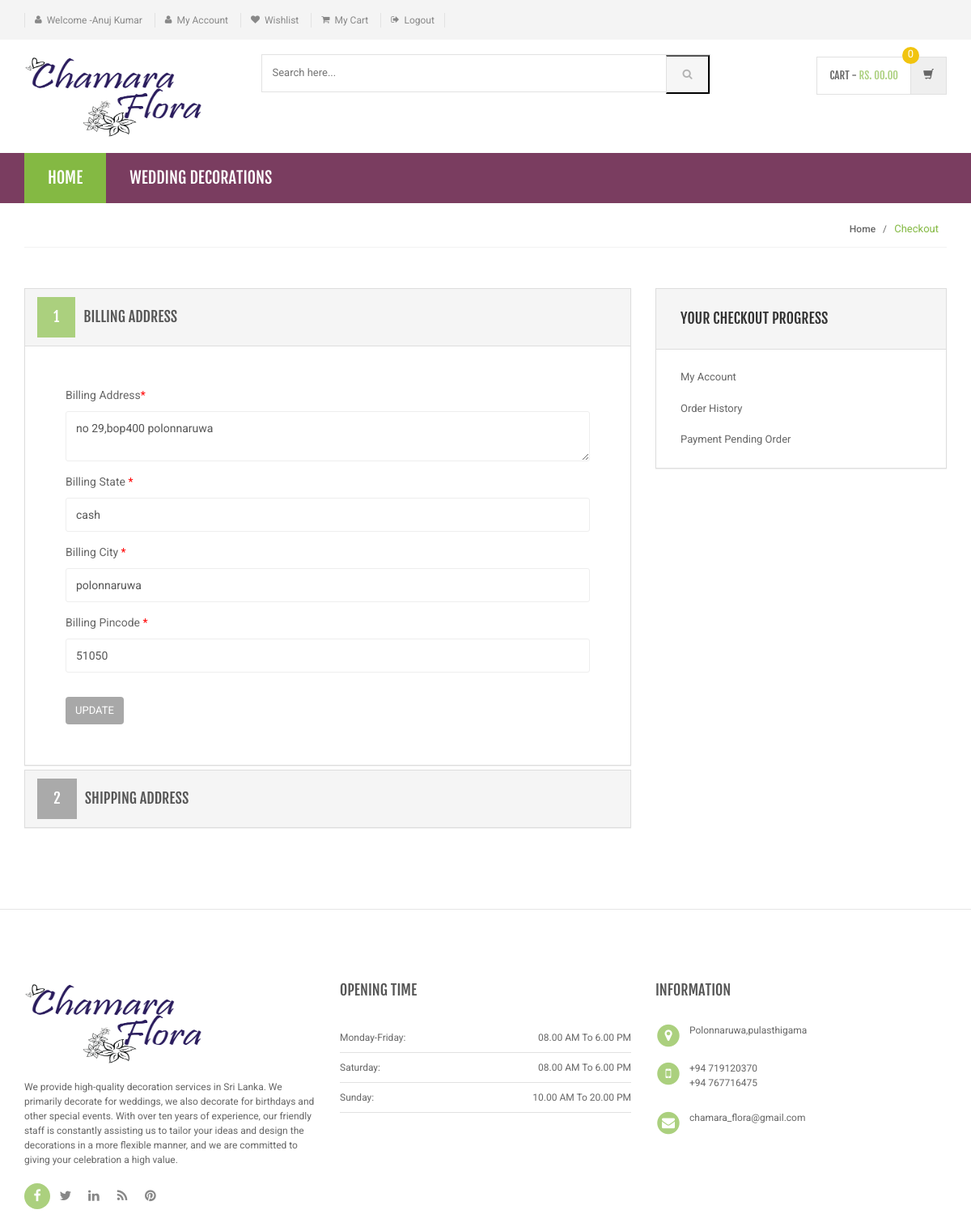
/bill-ship-addresses.php (signed in), run on the app's committed database.
### tables this page shows
CREATE TABLE `category` (
  `id` int(11) NOT NULL,
  `categoryName` varchar(255) DEFAULT NULL,
  `categoryDescription` longtext DEFAULT NULL,
  `creationDate` timestamp NOT NULL DEFAULT current_timestamp(),
  `updationDate` varchar(255) DEFAULT NULL
);

CREATE TABLE `users` (
  `id` int(11) NOT NULL,
  `name` varchar(255) DEFAULT NULL,
  `email` varchar(255) DEFAULT NULL,
  `contactno` bigint(11) DEFAULT NULL,
  `password` varchar(255) DEFAULT NULL,
  `shippingAddress` longtext DEFAULT NULL,
  `shippingState` varchar(255) DEFAULT NULL,
  `shippingCity` varchar(255) DEFAULT NULL,
  `shippingPincode` int(11) DEFAULT NULL,
  `billingAddress` longtext DEFAULT NULL,
  `billingState` varchar(255) DEFAULT NULL,
  `billingCity` varchar(255) DEFAULT NULL,
  `billingPincode` int(11) DEFAULT NULL,
  `regDate` timestamp NOT NULL DEFAULT current_timestamp(),
  `updationDate` varchar(255) DEFAULT NULL
);

### bill-ship-addresses.php (the view, shortened to what this page needs)
<?php
include('includes/config.php');
if(strlen($_SESSION['login'])==0)
    {
header('location:.php');
}
else{
?>
<!DOCTYPE html>
<html lang="en">
	<head>
	    <link rel="stylesheet" href="assets/css/bootstrap.min.css">
	    <link rel="stylesheet" href="assets/css/main.css">
	    <link rel="stylesheet" href="assets/css/green.css">
	    <link rel="stylesheet" href="assets/css/owl.carousel.css">
		<link rel="stylesheet" href="assets/css/owl.transitions.css">
		<link href="assets/css/lightbox.css" rel="stylesheet">
		<link rel="stylesheet" href="assets/css/animate.min.css">
		<link rel="stylesheet" href="assets/css/rateit.css">
		<link rel="stylesheet" href="assets/css/bootstrap-select.min.css">
		<link rel="stylesheet" href="assets/css/config.css">
		<link href="assets/css/green.css" rel="alternate stylesheet" title="Green color">
		<link href="assets/css/blue.css" rel="alternate stylesheet" title="Blue color">
		<link href="assets/css/red.css" rel="alternate stylesheet" title="Red color">
		<link href="assets/css/orange.css" rel="alternate stylesheet" title="Orange color">
		<link href="assets/css/dark-green.css" rel="alternate stylesheet" title="Darkgreen color">
		<link rel="stylesheet" href="assets/css/font-awesome.min.css">
	</head>
    <body class="cnt-home">
<header class="header-style-1">
<?php include('includes/top-header.php');?>
<?php include('includes/main-header.php');?>
<?php include('includes/menu-bar.php');?>
</header>
<div class="breadcrumb">
	<div class="container">
		<div class="breadcrumb-inner">
			<ul class="list-inline list-unstyled">
				<li><a href="#">Home</a></li>
				<li class='active'>Checkout</li>
			</ul>
		</div>
	</div>
</div>
<div class="body-content outer-top-bd">
	<div class="container">
		<div class="checkout-box inner-bottom-sm">
			<div class="row">
				<div class="col-md-8">
					<div class="panel-group checkout-steps" id="accordion">
<div class="panel panel-default checkout-step-01">
		<div class="panel-heading">
    	<h4 class="unicase-checkout-title">
	        <a data-toggle="collapse" class="" data-parent="#accordion" href="#collapseOne">
	          <span>1</span>Billing Address
	        </a>
	     </h4>
    </div>
	<div id="collapseOne" class="panel-collapse collapse in">
	    <div class="panel-body">
			<div class="row">
				<div class="col-md-12 col-sm-12 already-registered-login">
<?php
$query=mysqli_query($con,"select * from users where id='".$_SESSION['id']."'");
while($row=mysqli_fetch_array($query))
{
?>
					<form class="register-form" role="form" method="post">
<div class="form-group">
					    <label class="info-title" for="Billing Address">Billing Address<span>*</span></label>
					    <textarea class="form-control unicase-form-control text-input"  name="billingaddress" required="required"><?php echo $row['billingAddress'];?></textarea>
					  </div>
						<div class="form-group">
					    <label class="info-title" for="Billing State ">Billing State  <span>*</span></label>
			 <input type="text" class="form-control unicase-form-control text-input" id="bilingstate" name="bilingstate" value="<?php echo $row['billingState'];?>" required>
					  </div>
					  <div class="form-group">
					    <label class="info-title" for="Billing City">Billing City <span>*</span></label>
					    <input type="text" class="form-control unicase-form-control text-input" id="billingcity" name="billingcity" required="required" value="<?php echo $row['billingCity'];?>" >
					  </div>
 <div class="form-group">
					    <label class="info-title" for="Billing Pincode">Billing Pincode <span>*</span></label>
					    <input type="text" class="form-control unicase-form-control text-input" id="billingpincode" name="billingpincode" required="required" value="<?php echo $row['billingPincode'];?>" >
					  </div>
					  <button type="submit" name="update" class="btn-upper btn btn-primary checkout-page-button">Update</button>
					</form>
					<?php } ?>
				</div>
			</div>
		</div>
	</div>
</div>
					  	<div class="panel panel-default checkout-step-02">
						    <div class="panel-heading">
						      <h4 class="unicase-checkout-title">
						        <a data-toggle="collapse" class="collapsed" data-parent="#accordion" href="#collapseTwo">
						          <span>2</span>Shipping Address
						        </a>
						      </h4>
						    </div>
					  	</div>
					</div>
				</div>
			<?php include('includes/myaccount-sidebar.php');?>
			</div>
		</div>
</div>
</div>
<?php include('includes/footer.php');?>
</body>
</html>
<?php } ?>

### includes/menu-bar.php (shortened to what this page needs)
<div class="header-nav animate-dropdown">
    <div class="container">
        <div class="yamm navbar navbar-default" role="navigation">
            <div class="nav-bg-class">
                <div class="navbar-collapse collapse" id="mc-horizontal-menu-collapse">
	<div class="nav-outer">
		<ul class="nav navbar-nav">
			<li class="active dropdown yamm-fw">
				<a href="index.php" data-hover="dropdown" class="dropdown-toggle">Home</a>
			</li>
              <?php $sql=mysqli_query($con,"select id,categoryName  from category limit 6");
while($row=mysqli_fetch_array($sql))
{
    ?>
			<li class="dropdown yamm">
				<a href="category.php?cid=<?php echo $row['id'];?>"> <?php echo $row['categoryName'];?></a>
			</li>
			<?php } ?>
		</ul>
		<div class="clearfix"></div>
	</div>
</div>
            </div>
        </div>
    </div>
</div>

### assets/css/green.css (style rules this page uses)
a { color: #ffffff; }
.header-style-1 .header-nav { background: #7a3d60; }
.cnt-home .header-style-1 .header-nav .navbar .navbar-nav > li.active { background: #84b943; }
.breadcrumb ul li.active { color: #84b943; }
.checkout-box .checkout-steps .panel .panel-heading .unicase-checkout-title > a:not(.collapsed) span { background-color: #abd07e; }

### assets/css/lightbox.css (style rules this page uses)
body:after { content: url(../images/close.png) url(../images/loading.gif) url(../images/prev.png) url(../images/next.png); display: none; }

### assets/css/blue.css (style rules this page uses)
a { color: #3498db; }
.header-style-1 .header-nav { background: #3498db; }
.cnt-home .header-style-1 .header-nav .navbar .navbar-nav > li.active { background: #1d6ca1; }
.breadcrumb ul li.active { color: #1d6ca1; }
.checkout-box .checkout-steps .panel .panel-heading .unicase-checkout-title > a:not(.collapsed) span { background-color: #3498db; }

### assets/css/red.css (style rules this page uses)
a { color: #ff6c6c; }
.header-style-1 .header-nav { background: #ff6c6c; }
.cnt-home .header-style-1 .header-nav .navbar .navbar-nav > li.active { background: #ff1a1a; }
.breadcrumb ul li.active { color: #ff1a1a; }
.checkout-box .checkout-steps .panel .panel-heading .unicase-checkout-title > a:not(.collapsed) span { background-color: #ff6c6c; }

### assets/css/orange.css (style rules this page uses)
a { color: #f39c12; }
.header-style-1 .header-nav { background: #f39c12; }
.cnt-home .header-style-1 .header-nav .navbar .navbar-nav > li.active { background: #ab6c09; }
.breadcrumb ul li.active { color: #ab6c09; }
.checkout-box .checkout-steps .panel .panel-heading .unicase-checkout-title > a:not(.collapsed) span { background-color: #f39c12; }

### assets/css/dark-green.css (style rules this page uses)
a { color: #12cca7; }
.header-style-1 .header-nav { background: #12cca7; }
.cnt-home .header-style-1 .header-nav .navbar .navbar-nav > li.active { background: #0b816a; }
.breadcrumb ul li.active { color: #0b816a; }
.checkout-box .checkout-steps .panel .panel-heading .unicase-checkout-title > a:not(.collapsed) span { background-color: #12cca7; }

### data on the page
category: categoryName "WEDDING DECORATIONS"
users: billingaddress "no 29,bop400 polonnaruwa", bilingstate "cash", billingcity "polonnaruwa", billingpincode "51050"

### other printed values
$_SESSION['username'] "Anuj Kumar"
